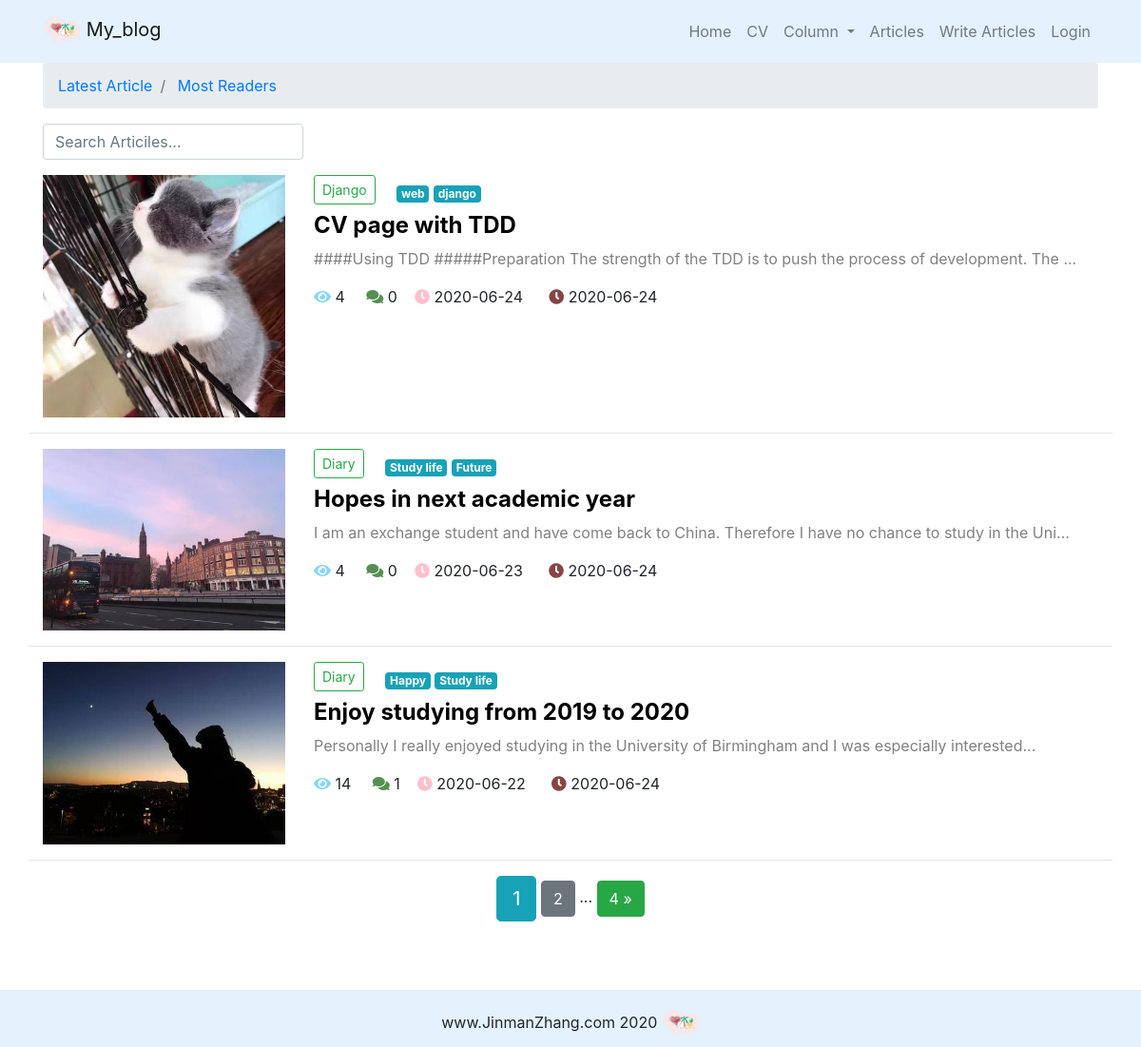
/article/article_list/, run on an earlier commit of the app's database.
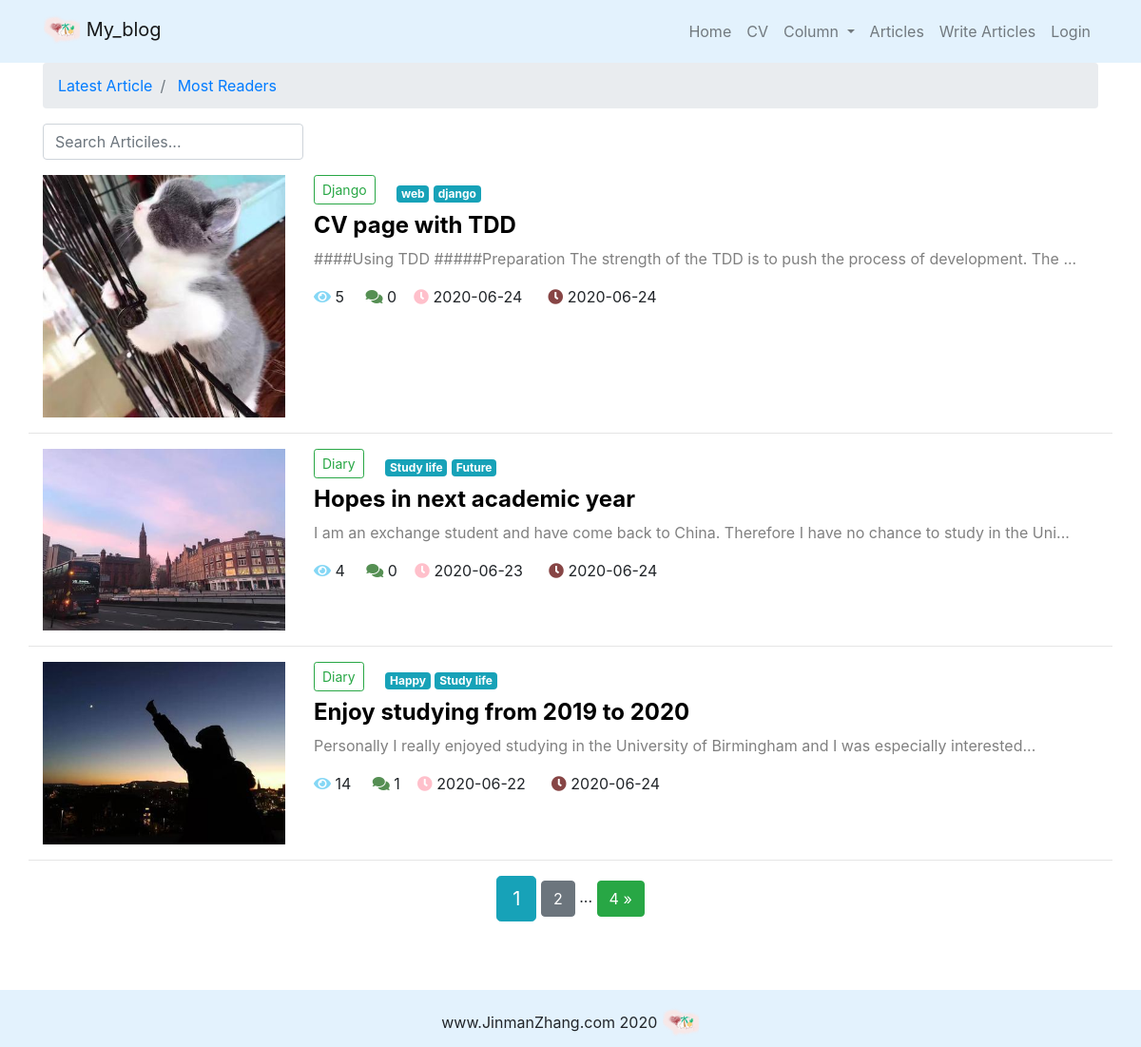
And on a later commit of the database.
### article/models.py (models this page shows, shortened)
class ArticlePost(models.Model):
    author = models.ForeignKey(User,on_delete=models.CASCADE)
    title = models.CharField(max_length=100)
    column = models.ForeignKey(
        ArticleColumn,
        null=True,
        blank=True,
        on_delete=models.CharField,
        related_name='article'
    )
    body = models.TextField()
    tags = TaggableManager(blank=True)
    picture = models.ImageField(upload_to='article/%Y%m%d/', blank=True)  #deal with the picture when saving
    created = models.DateTimeField(default=timezone.now)
    updated = models.DateTimeField(auto_now=True)
    total_views = models.PositiveIntegerField(default=0)
    class Meta:
        ordering = ('-created',)

class ArticleColumn(models.Model):
    title = models.CharField(max_length=100,blank=True)
    created = models.DateTimeField(default=timezone.now)
    def __str__(self):
        return self.title

### article/views.py (the view)
# urls.py: path('article_list/',views.article_list,name='article_list'),
def article_list(request):        # display articles according to search,column,order
    search = request.GET.get('search')
    order = request.GET.get('order')
    columns = ArticleColumn.objects.all()  # for header to display columns(columns can only be created in admin)
    column = request.GET.get('column')
    columnid = ArticleColumn.objects.filter(title=column).first()
    tag = request.GET.get('tag')
    article_list = ArticlePost.objects.all()
    if search:
        article_list = ArticlePost.objects.filter(
            Q(title__icontains=search) |
            Q(body__icontains=search)
        )
    else:
        search=''
    if column is not None:
        print(column)
        article_list=ArticlePost.objects.filter(Q(column_id=columnid))
    if tag and tag != 'None':
        article_list=article_list.filter(tags__name__in=[tag])
    if order == 'total_views':
        article_list=article_list.order_by('-total_views')
    paginator = Paginator(article_list, 3)
    page = request.GET.get('page')
    articles = paginator.get_page(page)
    context = {'articles': articles, 'order': order, 'search': search, 'columns': columns, 'column': column,'tag':tag,}
    return render(request, 'article/list.html', context)

### templates/article/list.html (shortened to what this page needs)
{% extends "base.html" %}
{% load static %}
{% block content %}
<div class="container">
    <nav aria-label="breadcrumb">
        <ol class="breadcrumb">
            <li class="breadcrumb-item" >
                {% if column %}
                    <a href="{% url 'article:article_list' %}?column={{ column }}">
                        Latest Article
                    </a>
                {% elif tag %}
                    <a href="{% url 'article:article_list' %}?tag={{ tag }}">
                        Latest Article
                    </a>
                {% else %}
                    <a href="{% url 'article:article_list' %}?search={{ search }}">
                        Latest Article
                    </a>
                {% endif %}
            </li>
            <li class="breadcrumb-item">
                {% if column %}
                    <a href="{% url 'article:article_list' %}?order=total_views&column={{ column }}">
                        Most Readers
                    </a>
                {% elif tag %}
                    <a href="{% url 'article:article_list' %}?order=total_views&tag={{ tag }}">
                        Most Readers
                    </a>
                {% else %}
                    <a href="{% url 'article:article_list' %}?order=total_views&search={{ search }}">
                       Most Readers
                    </a>
                {% endif %}
            </li>
        </ol>
    </nav>
    <div class="row">
        <div class="col-auto mr-auto">
            <form class="form-inline">
                <input type="text"
                       class="form-control mb-2 mr-sm-2"
                       name="search"
                       placeholder="Search Articiles..."
                       required
                >
            </form>
        </div>
    </div>
    <div class="row mt-2">
        {% for article in articles %}
            {% if article.picture %}
                <div class="col-3">
                    <img src="{{ article.picture.url }}"
                         alt="picture"
                         style="max-width:100%; border-redius:20px"
                    >
                </div>
            {% endif %}
            <div class="col">
                {% if article.column %}
                    <a name="column" href='{% url "article:article_list" %}?column={{ article.column }}' class="btn btn-sm mb-2 btn-outline-success">
                        {{ article.column }}
                    </a>
                {% endif %}
                <span>
                    {% for tag in article.tags.all %}
                        <a href="{% url 'article:article_list' %}?tag={{ tag }}" class="badge badge-info">
                            {{ tag }}
                        </a>
                    {% endfor %}
                </span>
                <h4>
                    <b>
                        <a href="{% url 'article:article_detail' article.id %}" style="color:black;">
                            {{ article.title }}
                        </a>
                    </b>
                </h4>
                <div>
                    <p style="color:grey;">
                        {{ article.body|slice:'100'}}...
                    </p>
                </div>
                <p>
                    <span>
                        <i class="fas fa-eye" style="color:rgb(133,215,245)"></i>
                        {{ article.total_views }} &nbsp;&nbsp;&nbsp;
                    </span>
                    <span>
                        <i class="fas fa-comments" style="color:rgb(85,143,83)"></i>
                        {{ article.comments.count }}&nbsp;&nbsp;&nbsp;
                    </span>
                    <span>
                        <i class="fas fa-clock" style="color:pink"></i>
                        {{ article.created|date:'Y-m-d' }} &nbsp;&nbsp;&nbsp;&nbsp;
                    </span>
                    <span>
                        <i class="fas fa-clock" style="color:rgb(135,69,69)"></i>
                        {{ article.updated|date:'Y-m-d' }}
                    </span>
                </p>
            </div>
                <hr style="width:100%;"/>
        {% endfor %}
    </div>
</div>
<div class="pagination row">
    <div class="m-auto">
        <span class="step-links">
            <span class="current btn btn-info btn-lg">
                {{ articles.number }}
            </span>
            {% if articles.has_next %}
                {% if column %}
                    <a href="?page={{ articles.next_page_number }}&order={{ order }}&column={{ column }}" class="btn btn-secondary">
                        {{ articles.next_page_number }}
                    </a>
                    <span>...</span>
                    <a href="?page={{ articles.paginator.num_pages }}&order={{ order }}&column={{ column }}" class="btn btn-success">
                        {{ articles.paginator.num_pages }} &raquo;
                    </a>
                {% else %}
                    <a href="?page={{ articles.next_page_number }}&order={{ order }}&search={{ search }}" class="btn btn-secondary">
                        {{ articles.next_page_number }}
                    </a>
                    <span>...</span>
                    <a href="?page={{ articles.paginator.num_pages }}&order={{ order }}&search={{ search }}" class="btn btn-success">
                        {{ articles.paginator.num_pages }} &raquo;
                    </a>
                {% endif %}
            {% endif %}
        </span>
    </div>
</div>
{% endblock content %}

### templates/base.html (shortened to what this page needs)
{% load static %}
<!DOCTYPE html>
<html lang="en">
<head>
    <link rel="stylesheet" href="{% static 'bootstrap/css/bootstrap.min.css' %}">
    <link rel="stylesheet" href="{% static 'md_css/default.css' %}">
</head>
<body background ="{% static 'images/bg4.png' %}">
    {% include 'header.html' %}
    <div id ="wrapper">
        {% block content %}{% endblock content %}
        <div id="push"></div>
    </div>
    {% include 'footer.html' %}
    <link rel="stylesheet" href="{% static 'prism/prism.css' %}">
    <link rel="stylesheet"
      href="https://use.fontawesome.com/releases/v5.8.1/css/all.css"
>
</body>
</html>

### templates/header.html (shortened to what this page needs)
{% load static %}
{% load notifications_tags %}
{% notifications_unread as unread_count %}
<nav class="navbar navbar-expand-lg navbar-light" style="background-color: #e3f2fd;" >
    <div class="container">
        <a class="navbar-brand" href="#">
            <img src="{% static 'images/blogicon2.png' %}" width=40" height="40" alt="" loading="lazy">
            My_blog
        </a>
        <div>
            <ul class="navbar-nav">
                <li class="nav-item">
                    <a class="nav-link" href="{% url 'home:home' %}">Home</a>
                </li>
                <li class="nav-item">
                    <a class="nav-link" href="{% url 'cv:cv' %}">CV</a>
                </li>
                <li class="nav-item dropdown">
                    <a class="nav-link dropdown-toggle" href="#" id="navbarDropdown" role="button" data-toggle="dropdown" aria-haspopup="true" aria-expanded="false">
                        Column
                    </a>
                </li>
                <li class="nav-item">
                    <a class="nav-link" href="{% url 'article:article_list' %}">Articles</a>
                </li>
                <li class="nav-item">
                    <a class="nav-link" href="{% url 'article:article_create' %}">Write Articles</a>
                </li>
                {% if user.is_authenticated %}
                    <li class="nav-item dropdown">
                        <a class="nav-link dropdown-toggle" href="#" id="navbarDropdown" role="button" data-toggle="dropdown" aria-haspopup="true" aria-expanded="false">
                            {% if unread_count %}
                                <svg viewBox="0 0 8 8"
                                     width="8px"
                                     height="8px">
                                    <circle cx="4"
                                            cy="4"
                                            r="4"
                                            fill="#ff6b6b"
                                            ></circle>
                                    </svg>
                            {% endif %}
                            {{ user.username }}
                        </a>
                        <div class="dropdown-menu" aria-labelledby="navbarDropdown">
                            <a class="dropdown-item" href='{% url "notice:list" %}'>Notifications
                                {% if unread_count %}
                                <span class="badge badge-danger">{{ unread_count }}</span>
                                {% endif %}
                            </a>
                            <a class="dropdown-item" href="#" onclick="user_delete()">Delete User</a>
                            <a class="dropdown-item" href='{% url "userprofile:logout" %}'>Log out</a>
                            <a class="dropdown-item" href='{% url "userprofile:edit" user.id %}'>User Profile</a>
                        </div>
                    </li>
                {% else %}
                    <li class="nav-item">
                        <a class="nav-link" href="{% url 'userprofile:login' %}">Login</a>
                    </li>
                {% endif %}
            </ul>
        </div>
    </div>
</nav>

### templates/footer.html
{% load static %}
<div>
    <br><br><br>
</div>
<footer class="py-3 " id="footer"  style="background-color: #e3f2fd;">
    <div class="container">
        <p class="m-0 text-center text-pink"> www.JinmanZhang.com 2020
        <img src="{% static 'images/blogicon2.png' %}" width=40" height="40" alt="" loading="lazy">
        </p>
    </div>
</footer>

### templates/base.html (style rules this page uses)
html,body { height:100%; margin: 0; }
#wrapper { min-height: 100%; margin-bottom: -60px; }
#footer, #push { height: 60px; }

What changed in the data, as far as the page shows it:
changed ArticlePost "CV page with TDD": total_views "4" → "5"
